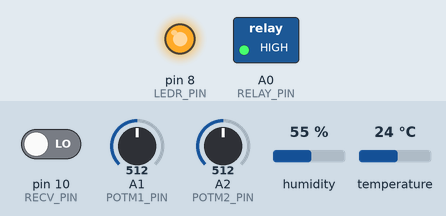
Recording of a sketch running on a simulated Arduino Uno, built with avr-gcc and run on an emulated ATmega328P. On the bench: switched loads named in the sketch (green lamp = pin HIGH), output pins drawn as LEDs (lit = HIGH). Wiring (inferred from the names in the program): DHT11 sensor: data pin 9. The inputs (shaded band) are chosen by the test bench; at power-on: pin 10 (RECV_PIN) LOW, A1 (POTM1_PIN) = 512, A2 (POTM2_PIN) = 512, humidity 55 %, temperature 24 °C.

Above: at 1.4 s.
1.5 s: pin 10 (RECV_PIN) driven HIGH
At 3.3 s:
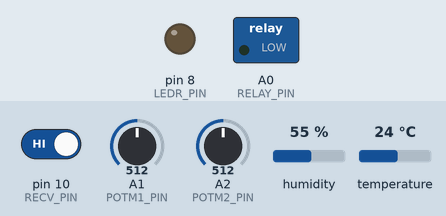
5.9 s: pin 10 (RECV_PIN) driven LOW
At 6.22 s:
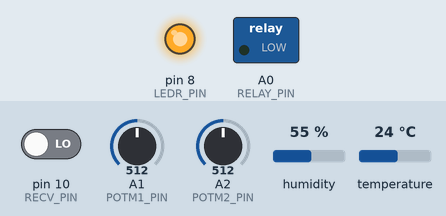
Timing chart, 0 to 8.9 s (numbered marks = the images above; inputs shaded):
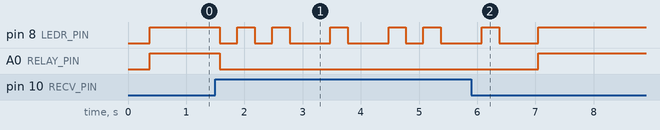

Measured:
- after the input at 1.5 s, pin 8 (LEDR_PIN): HIGH → LOW after 0.08 s, → HIGH 0.30 s later, → LOW 0.30 s later, → HIGH 0.30 s later, … (11 changes in this stretch); A0 (RELAY_PIN): HIGH → LOW after 0.08 s
- after the input at 5.9 s, pin 8 (LEDR_PIN): goes on until 7.1 s, then stays HIGH; A0 (RELAY_PIN): LOW → HIGH after 1.2 s

The sketch:

moistureSwitcher.ino
```cpp
#include "DHTadafruit/DHT.h"

//#define DEBUG

#define LEDR_PIN  8
#define DHT22_PIN 9
#define RECV_PIN 10
#define RELAY_PIN A0
#define POTM1_PIN A1
#define POTM2_PIN A2
#define POTM3_PIN A3
#define POTM4_PIN A4

//#define DHTTYPE DHT11   // DHT 11
#define DHTTYPE DHT22   // DHT 22  (AM2302), AM2321
//#define DHTTYPE DHT21   // DHT 21 (AM2301)

DHT dht(DHT22_PIN, DHTTYPE);

//disabled bool
bool disabled = false;
//check byte, when 0 it checks dht22
byte check = 0;
//timer bit when disabled expires
unsigned int disabledTimer = 0;

#define HUM_MEASURES 10
float hum[HUM_MEASURES] = { 0 };
byte humIndex = 0;

void setup() {
  pinMode(LEDR_PIN, OUTPUT);
  digitalWrite(LEDR_PIN, LOW);
  pinMode(RECV_PIN, INPUT);
  pinMode(RELAY_PIN, OUTPUT);
  digitalWrite(RELAY_PIN, LOW);
  pinMode(POTM1_PIN, INPUT);
  pinMode(POTM2_PIN, INPUT);
  pinMode(POTM3_PIN, INPUT);
  pinMode(POTM4_PIN, INPUT);

#ifdef DEBUG
  Serial.begin(9600);
  Serial.println("DHTxx test!");
#endif

  dht.begin();
  float h = dht.readHumidity();
  for (byte i = 0; i < HUM_MEASURES; i++)
  {
    hum[i] = h;
  }
}

float getHumidity()
{
  float h = dht.readHumidity();
  hum[humIndex] = h;
  if (humIndex + 1 >= HUM_MEASURES)
  {
    humIndex = 0;
  }
  else
  {
    ++humIndex;
  }
  h = 0;
  for (byte i = 0; i < HUM_MEASURES; i++)
  {
    h += hum[i];
  }
  h = h / HUM_MEASURES;
  return h;
}

void loop() {
  delay(100);
  if (check > 3)
  {
    check = 0;
  }
  boolean state_recv = digitalRead(RECV_PIN);
  if (state_recv)
  {
    disabled = !disabled;
    if (disabled) {
      digitalWrite(RELAY_PIN, LOW);
    }
    digitalWrite(LEDR_PIN, LOW);
    delay(300);
    byte maxBlink = (disabled ? 2 : 1);
    for (byte i = 0; i < maxBlink; i++)
    {
      digitalWrite(LEDR_PIN, HIGH);
      delay(300);
      digitalWrite(LEDR_PIN, LOW);
      delay(300);
    }
  }
  if (disabled) {
    ++disabledTimer;
    //check if timer expired after 1 hour
    if (disabledTimer > (1 * 60 * 60 * 10)) {
      disabledTimer = 0;
      disabled = false;
    }
  }
  if (check == 0 && !disabled)
  {
    int pot1 = analogRead(POTM1_PIN);
    int pot2 = analogRead(POTM2_PIN);
    //int pot3 = analogRead(POTM3_PIN);
    //int pot4 = analogRead(POTM4_PIN);

    // Reading temperature or humidity takes about 250 milliseconds!
    // Sensor readings may also be up to 2 seconds 'old' (its a very slow sensor)
    //float h = dht.readHumidity();
    float h = getHumidity();
    // Read temperature as Celsius (the default)
    float t = dht.readTemperature();

    if (isnan(h) || isnan(t)) {
      return;
    }

    pot1 = map(pot1, 0, 1023, 0, 100);
    pot2 = map(pot2, 0, 1023, 0, 100);
    int relay = digitalRead(RELAY_PIN);

    if (relay == HIGH)
    {
      if (h < pot2)
      {
        digitalWrite(RELAY_PIN, LOW);
        digitalWrite(LEDR_PIN, LOW);
      }
    }
    else
    {
      if (h > pot1)
      {
        digitalWrite(RELAY_PIN, HIGH);
        digitalWrite(LEDR_PIN, HIGH);
      }
    }
#ifdef DEBUG
    Serial.print("disabled: ");
    Serial.println(disabled);
    Serial.print("Pot 1 (START IF HIGHER THAN): ");
    Serial.println(pot1);
    Serial.print("Pot 2 (STOP IF LOWER THAN): ");
    Serial.println(pot2);
    /*Serial.print("Pot 3: ");
    Serial.println(pot3);
    Serial.print("Pot 4: ");
    Serial.println(pot4);*/
    Serial.print("Humidity (AVG): ");
    Serial.print(h);
    Serial.print(" %\t");
    Serial.print("Temperature: ");
    Serial.print(t);
    Serial.println(" *C");
    Serial.println(" ");
#endif
  }
  ++check;
}
```

DHT.h
```cpp
// (licence header left out)
#ifndef DHT_H
#define DHT_H

#if ARDUINO >= 100
 #include "Arduino.h"
#else
 #include "WProgram.h"
#endif


// Uncomment to enable printing out nice debug messages.
//#define DHT_DEBUG

// Define where debug output will be printed.
#define DEBUG_PRINTER Serial

// Setup debug printing macros.
#ifdef DHT_DEBUG
  #define DEBUG_PRINT(...) { DEBUG_PRINTER.print(__VA_ARGS__); }
  #define DEBUG_PRINTLN(...) { DEBUG_PRINTER.println(__VA_ARGS__); }
#else
  #define DEBUG_PRINT(...) {}
  #define DEBUG_PRINTLN(...) {}
#endif

// Define types of sensors.
#define DHT11 11
#define DHT22 22
#define DHT21 21
#define AM2301 21


class DHT {
  public:
   DHT(uint8_t pin, uint8_t type, uint8_t count=6);
   void begin(void);
   float readTemperature(bool S=false, bool force=false);
   float convertCtoF(float);
   float convertFtoC(float);
   float computeHeatIndex(float temperature, float percentHumidity, bool isFahrenheit=true);
   float readHumidity(bool force=false);
   boolean read(bool force=false);

 private:
  uint8_t data[5];
  uint8_t _pin, _type;
  #ifdef __AVR
    // Use direct GPIO access on an 8-bit AVR so keep track of the port and bitmask
    // for the digital pin connected to the DHT.  Other platforms will use digitalRead.
    uint8_t _bit, _port;
  #endif
  uint32_t _lastreadtime, _maxcycles;
  bool _lastresult;

  uint32_t expectPulse(bool level);

};

class InterruptLock {
  public:
   InterruptLock() {
    noInterrupts();
   }
   ~InterruptLock() {
    interrupts();
   }

};

#endif
```
